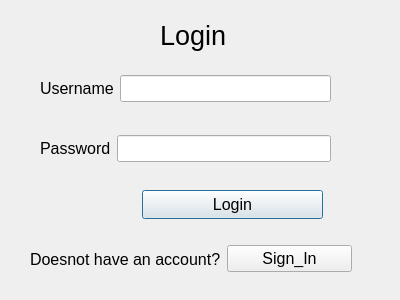
<?xml version="1.0" encoding="UTF-8"?>
<ui version="4.0">
 <class>Dialog</class>
 <widget class="QDialog" name="Dialog">
  <property name="geometry">
   <rect>
    <x>0</x>
    <y>0</y>
    <width>400</width>
    <height>300</height>
   </rect>
  </property>
  <property name="font">
   <font>
    <pointsize>12</pointsize>
   </font>
  </property>
  <property name="windowTitle">
   <string>Dialog</string>
  </property>
  <widget class="QLabel" name="label_4">
   <property name="geometry">
    <rect>
     <x>160</x>
     <y>10</y>
     <width>111</width>
     <height>51</height>
    </rect>
   </property>
   <property name="font">
    <font>
     <pointsize>20</pointsize>
    </font>
   </property>
   <property name="text">
    <string>Login</string>
   </property>
  </widget>
  <widget class="QPushButton" name="pushButton">
   <property name="geometry">
    <rect>
     <x>142</x>
     <y>190</y>
     <width>181</width>
     <height>29</height>
    </rect>
   </property>
   <property name="font">
    <font>
     <pointsize>12</pointsize>
    </font>
   </property>
   <property name="text">
    <string>Login</string>
   </property>
  </widget>
  <widget class="QWidget" name="">
   <property name="geometry">
    <rect>
     <x>40</x>
     <y>130</y>
     <width>291</width>
     <height>37</height>
    </rect>
   </property>
   <layout class="QHBoxLayout" name="horizontalLayout_2">
    <item>
     <widget class="QLabel" name="label_2">
      <property name="text">
       <string>Password</string>
      </property>
     </widget>
    </item>
    <item>
     <widget class="QLineEdit" name="lineEdit_2"/>
    </item>
   </layout>
  </widget>
  <widget class="QWidget" name="">
   <property name="geometry">
    <rect>
     <x>30</x>
     <y>240</y>
     <width>322</width>
     <height>38</height>
    </rect>
   </property>
   <layout class="QHBoxLayout" name="horizontalLayout_3">
    <item>
     <widget class="QLabel" name="label_3">
      <property name="text">
       <string>Doesnot have an account?</string>
      </property>
     </widget>
    </item>
    <item>
     <widget class="QPushButton" name="pushButton_2">
      <property name="text">
       <string>Sign_In</string>
      </property>
     </widget>
    </item>
   </layout>
  </widget>
  <widget class="QWidget" name="">
   <property name="geometry">
    <rect>
     <x>40</x>
     <y>70</y>
     <width>291</width>
     <height>37</height>
    </rect>
   </property>
   <layout class="QHBoxLayout" name="horizontalLayout">
    <item>
     <widget class="QLabel" name="label">
      <property name="text">
       <string>Username</string>
      </property>
     </widget>
    </item>
    <item>
     <widget class="QLineEdit" name="lineEdit"/>
    </item>
   </layout>
  </widget>
 </widget>
 <resources/>
 <connections/>
</ui>
